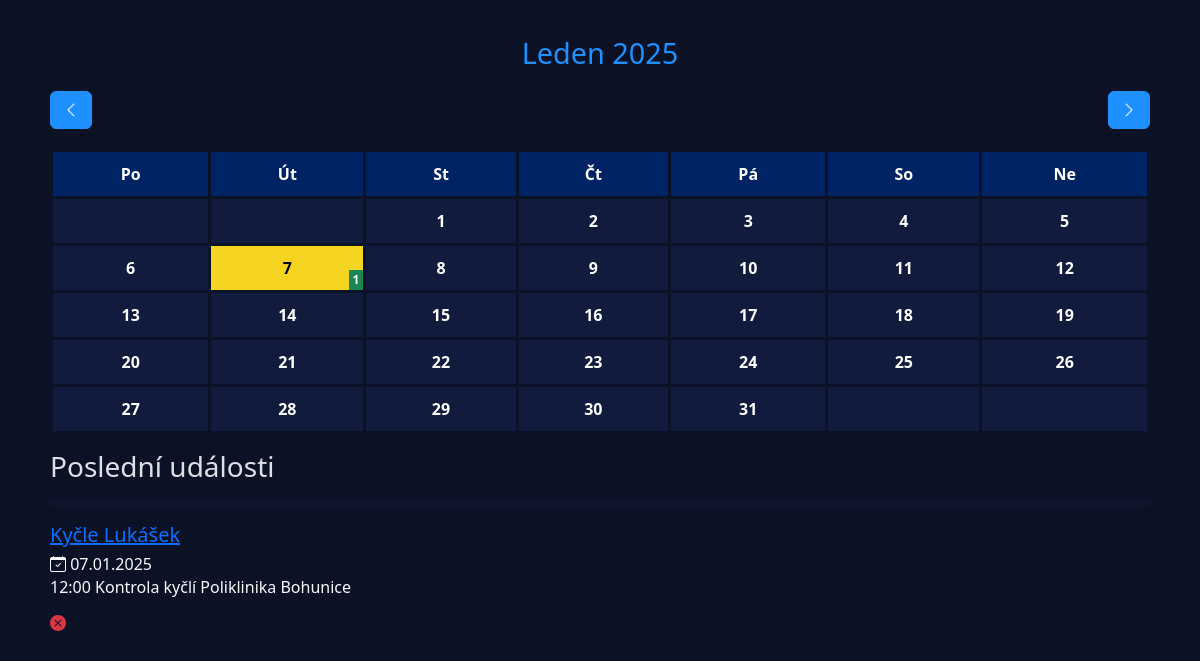
Page /calendar/2025/1 on the earlier database version.
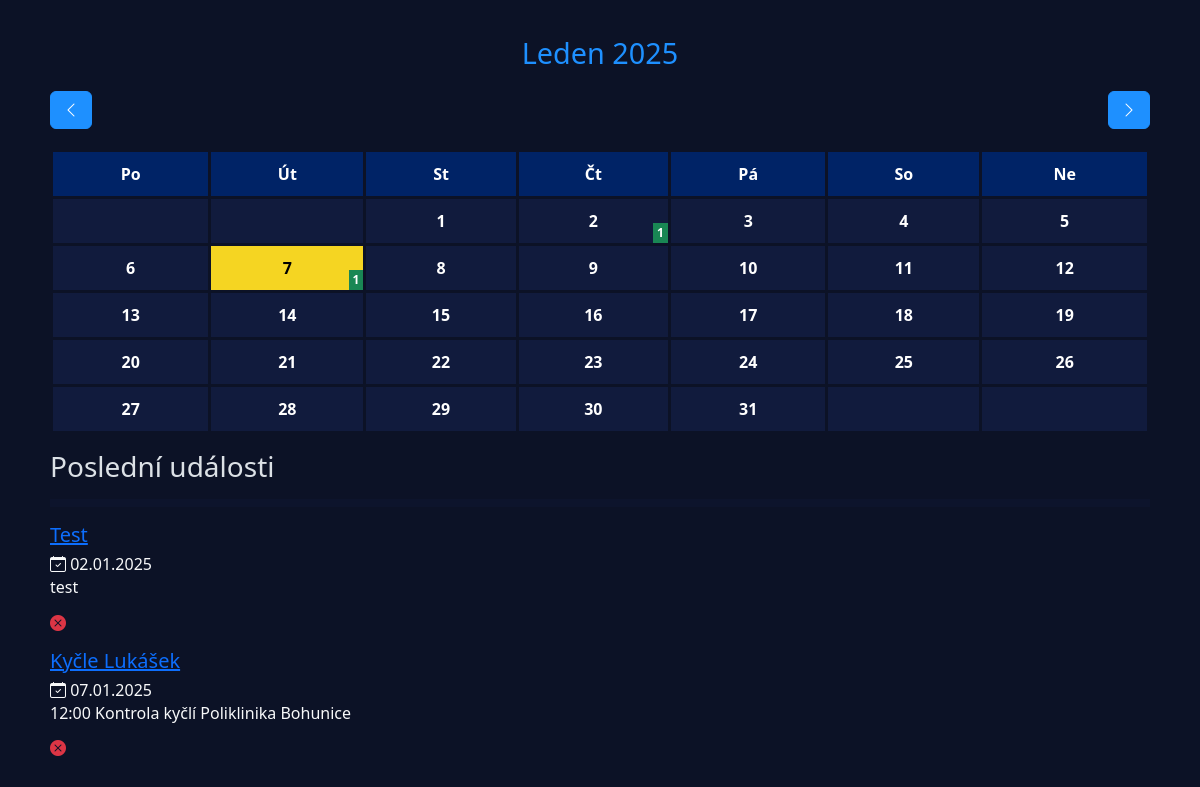
Same page on the later database version.
### models.py (models this page shows)
class Event(db.Model):
    __tablename__ = 'events'
    id = db.Column(db.Integer, primary_key=True, autoincrement=True)
    name = db.Column(db.String(100), nullable=False)
    description = db.Column(db.Text, nullable=True)
    events_category_id = db.Column(db.Integer, db.ForeignKey('events_category.id'), nullable=False)
    start_date = db.Column(db.DateTime, nullable=False)
    end_date = db.Column(db.DateTime, nullable=False)
    done = db.Column(db.Boolean, default=False)
    category = db.relationship('EventCategory', back_populates='events')
    badges = db.relationship('EventBadge', secondary=event_badge_association, back_populates='events')

### app.py (the view)
@app.route('/calendar/<int:year>/<int:month>')
def calendar_view(year, month):
    calendar = Calendar(year, month)
    prev_year, prev_month = calendar.get_prev_month()
    next_year, next_month = calendar.get_next_month()
    current_month = calendar.get_current_month_name()
    cz_abbr_days = calendar.get_cz_abbr_days()
    days_matrix = calendar.get_days_matrix()
    current_day = datetime.now()
    current_day_info = calendar.get_current_day_info()
    recent_events = Event.query.order_by(Event.start_date.asc()).limit(5).all()
    start_date = datetime(year, month, 1)
    end_date = datetime(year, month, calendar.get_number_of_days_in_month())
    events = Event.query.filter(Event.start_date.between(start_date, end_date)).all()
    print(f"Události od {start_date} do {end_date}: {events}")
    events_by_day = {}
    for event in events:
        day = event.start_date.day
        if day in events_by_day:
            events_by_day[day] += 1
        else:
            events_by_day[day] = 1
    print(f"Počet událostí pro každý den: {events_by_day}")
    theme = get_theme()
    return render_template('calendar.html',
                           year=year,
                           month=month,
                           recent_events=recent_events,
                           current_day=current_day,
                           prev_year=prev_year,
                           prev_month=prev_month,
                           next_year=next_year,
                           next_month=next_month,
                           current_month=current_month,
                           cz_abbr_days=cz_abbr_days,
                           days_matrix=days_matrix,
                           events_by_day=events_by_day,
                           theme=theme,
                           cdi=current_day_info)

### app.py (called while the page is built)
def get_theme():
    return request.cookies.get('theme', 'dark')

### calendar_class.py (called while the page is built)
    def get_prev_month(self):
        first_day_of_month = self.current_date.replace(day=1)
        prev_month_date = first_day_of_month - timedelta(days=1)
        return prev_month_date.year, prev_month_date.month

    def get_next_month(self):
        next_month_date = self.current_date.replace(day=28) + timedelta(days=4)
        next_month_date = next_month_date.replace(day=1)
        return next_month_date.year, next_month_date.month

    def get_days_matrix(self):
        cal = calendar.Calendar(firstweekday=self.firstweekday)
        return list(cal.monthdayscalendar(self.year, self.month))

    def get_cz_abbr_days(self):
        return ["Po", "Út", "St", "Čt", "Pá", "So", "Ne"]

    def get_current_month_name(self):
        return f"{self.cz_months[self.month - 1]} {self.year}"

    def get_current_day_info(self):
        current_date = datetime.now()
        current_day_name = self.cz_days[current_date.weekday()]
        return f"{current_day_name}, {current_date.day}.{current_date.month}.{current_date.year}"

    def get_number_of_days_in_month(self):
        return calendar.monthrange(self.year, self.month)[1]

### templates/calendar.html (shortened to what this page needs)
{% extends "base.html" %}
{% block content %}
<h2 class="text-center"> {{ current_month }}</h2>
<div class="d-flex justify-content-between mb-3">
    <a href="{{ url_for('calendar_view', year=prev_year, month=prev_month) }}" class="btn btn-primary">
        <i class="bi bi-chevron-left"></i>
    </a>
    <a href="{{ url_for('calendar_view', year=next_year, month=next_month) }}" class="btn btn-primary">
        <i class="bi bi-chevron-right"></i>
    </a>
</div>
<table class="table table-bordered">
    <thead>
        <tr>
            {% for day in cz_abbr_days %}
            <th>{{ day }}</th>
            {% endfor %}
        </tr>
    </thead>
    <tbody>
        {% for week in days_matrix %}
        <tr>
            {% for day in week %}
<td class="text-center{% if day != 0 and day == current_day.day and month == current_day.month and year == current_day.year %} current_day bg-warning{% endif %}">
                {% if day != 0 %}
                <a href="{{ url_for('day_view', day=day, month=month, year=year) }}">{{ day }}</a>
                {% endif %}
                {% if day in events_by_day %} <div class="event-count"> <span class="badge bg-success">{{ events_by_day[day] }}</span> </div> {% endif %}
            </td>
            {% endfor %}
        </tr>
        {% endfor %}
    </tbody>
</table>
<h3>Poslední události</h3>
    <hr>
{% if recent_events %}
    {% for event in recent_events %}
            <h5><a href="{{ url_for('edit_event', event_id=event.id) }}">{{ event.name }}</a></h5>
            {% if event.start_date == event.end_date %}
                <h6>
                <i class="bi bi-calendar-check"></i>
    <span>{{ event.start_date.strftime('%d.%m.%Y') }}</span>
{% else %}
    <span>{{ event.start_date.strftime('%d.%m.%Y') }} - {{ event.end_date.strftime('%d.%m.%Y') }}</span>
                </h6>
{% endif %}
<p class="mt-1 mb-3">{{ event.description }}</p>
        <p>{% if event.done %}
    <p><i class="bi bi-check-circle-fill text-success"></i></p>
{% else %}
    <p><i class="bi bi-x-circle-fill text-danger"></i></p>
{% endif %}
</p>
    {% endfor %}
{% else %}
    <p>Žádné události.</p>
{% endif %}
{% endblock %}

Differences in the rows shown:
added Event: name "Test", start_date "02.01.2025", description "test", done False (drawn)
Other differences:
list line gone: "2"
new list line: "2 1"
